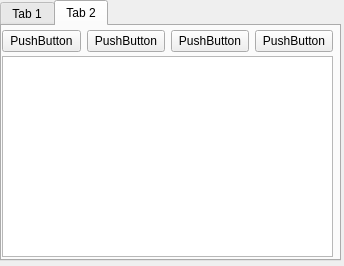
<?xml version="1.0" encoding="UTF-8"?>
<ui version="4.0">
 <class>Form</class>
 <widget class="QWidget" name="Form">
  <property name="windowModality">
   <enum>Qt::NonModal</enum>
  </property>
  <property name="enabled">
   <bool>true</bool>
  </property>
  <property name="geometry">
   <rect>
    <x>0</x>
    <y>0</y>
    <width>344</width>
    <height>266</height>
   </rect>
  </property>
  <property name="windowTitle">
   <string>KB</string>
  </property>
  <widget class="QTabWidget" name="tabWidget">
   <property name="geometry">
    <rect>
     <x>0</x>
     <y>0</y>
     <width>341</width>
     <height>261</height>
    </rect>
   </property>
   <property name="currentIndex">
    <number>1</number>
   </property>
   <widget class="QWidget" name="tab">
    <attribute name="title">
     <string>Tab 1</string>
    </attribute>
    <widget class="QWidget" name="verticalLayoutWidget">
     <property name="geometry">
      <rect>
       <x>1</x>
       <y>10</y>
       <width>331</width>
       <height>221</height>
      </rect>
     </property>
     <layout class="QVBoxLayout" name="verticalLayout_2">
      <item>
       <layout class="QHBoxLayout" name="horizontalLayout_2">
        <item>
         <widget class="QCheckBox" name="cb_old">
          <property name="text">
           <string>old</string>
          </property>
         </widget>
        </item>
        <item>
         <widget class="QCheckBox" name="cb_cbss">
          <property name="text">
           <string>cbss</string>
          </property>
         </widget>
        </item>
        <item>
         <widget class="QCheckBox" name="cb_dd">
          <property name="text">
           <string>dd</string>
          </property>
         </widget>
        </item>
        <item>
         <widget class="QCheckBox" name="cb_second">
          <property name="text">
           <string>2</string>
          </property>
         </widget>
        </item>
       </layout>
      </item>
      <item>
       <layout class="QHBoxLayout" name="horizontalLayout_3">
        <item>
         <widget class="QPushButton" name="btn_login">
          <property name="text">
           <string>&amp;Login</string>
          </property>
         </widget>
        </item>
        <item>
         <widget class="QPushButton" name="btn_watch">
          <property name="text">
           <string>&amp;Watch</string>
          </property>
         </widget>
        </item>
        <item>
         <widget class="QPushButton" name="btn_open">
          <property name="text">
           <string>&amp;Open</string>
          </property>
         </widget>
        </item>
        <item>
         <widget class="QPushButton" name="btn_close">
          <property name="text">
           <string>&amp;Close</string>
          </property>
         </widget>
        </item>
       </layout>
      </item>
      <item>
       <layout class="QHBoxLayout" name="horizontalLayout_4">
        <item>
         <widget class="QTextEdit" name="te_output"/>
        </item>
       </layout>
      </item>
     </layout>
    </widget>
   </widget>
   <widget class="QWidget" name="tab_2">
    <attribute name="title">
     <string>Tab 2</string>
    </attribute>
    <widget class="QWidget" name="horizontalLayoutWidget">
     <property name="geometry">
      <rect>
       <x>0</x>
       <y>0</y>
       <width>331</width>
       <height>31</height>
      </rect>
     </property>
     <layout class="QHBoxLayout" name="horizontalLayout">
      <item>
       <widget class="QPushButton" name="pushButton">
        <property name="text">
         <string>PushButton</string>
        </property>
       </widget>
      </item>
      <item>
       <widget class="QPushButton" name="pushButton_2">
        <property name="text">
         <string>PushButton</string>
        </property>
       </widget>
      </item>
      <item>
       <widget class="QPushButton" name="pushButton_3">
        <property name="text">
         <string>PushButton</string>
        </property>
       </widget>
      </item>
      <item>
       <widget class="QPushButton" name="pushButton_4">
        <property name="text">
         <string>PushButton</string>
        </property>
       </widget>
      </item>
     </layout>
    </widget>
    <widget class="QWidget" name="horizontalLayoutWidget_2">
     <property name="geometry">
      <rect>
       <x>0</x>
       <y>30</y>
       <width>331</width>
       <height>201</height>
      </rect>
     </property>
     <layout class="QHBoxLayout" name="horizontalLayout_5">
      <item>
       <widget class="QTableWidget" name="tw_dd_output"/>
      </item>
     </layout>
    </widget>
   </widget>
  </widget>
 </widget>
 <resources/>
 <connections/>
</ui>
